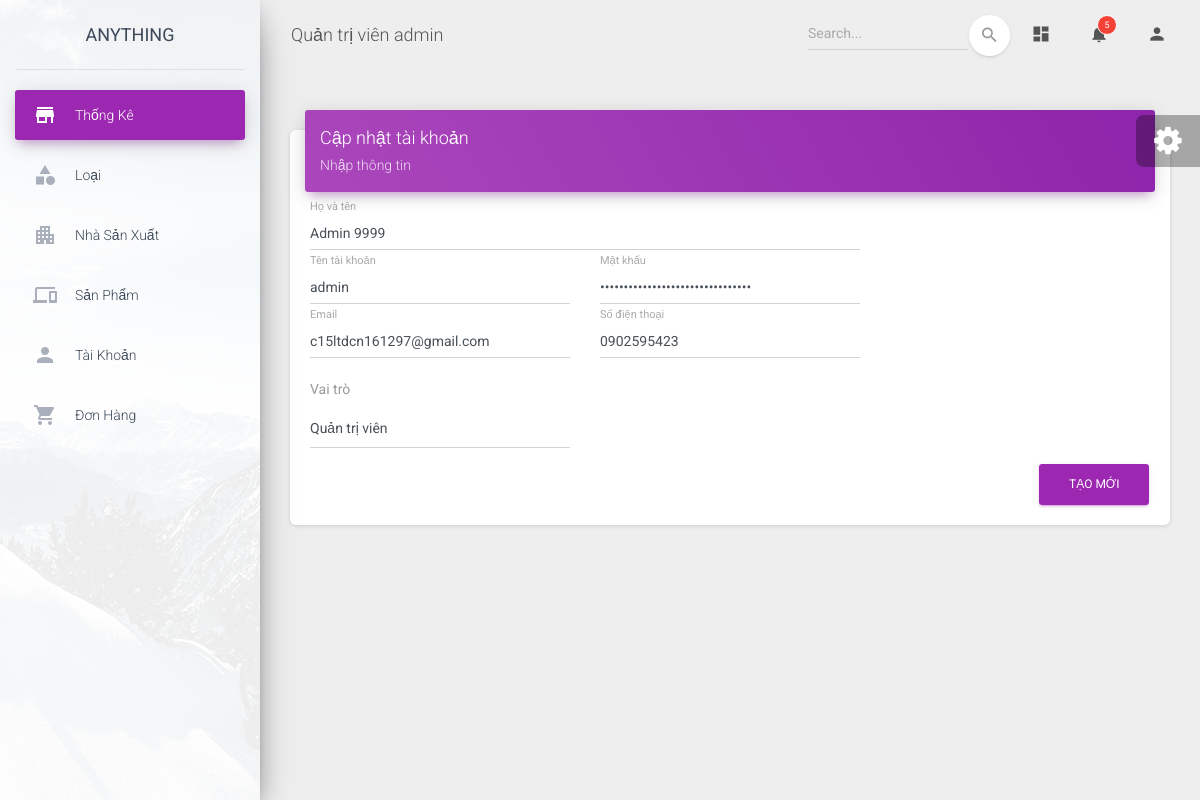
Screenshot of /admin/controller/index.php?ctrl=account&act=edit&id=1 (signed in) with the database file from the repository.
### tables this page shows
CREATE TABLE `account` (
  `id` int(11) NOT NULL,
  `user_name` varchar(25) NOT NULL,
  `pass_word` varchar(100) NOT NULL,
  `name` varchar(50) NOT NULL,
  `email` varchar(50) NOT NULL,
  `sdt` varchar(11) NOT NULL,
  `role` int(11) DEFAULT 0
);

### admin/model/connect.php (called while the page is built, shortened)
<?php
    class connect {
        var $db = null;
        function __construct () {
            $dsn = "mysql:host=localhost;dbname=anything";
            $user = 'root';
            $pass = '';
            $this->db = new PDO($dsn , $user, $pass,
                array(PDO::MYSQL_ATTR_INIT_COMMAND => "SET NAMES utf8"));
            $this->db->setAttribute(PDO::ATTR_ERRMODE,PDO::ERRMODE_EXCEPTION);
        }
        function getInstance ($select){
            $results = $this -> db -> query($select);
            $result = $results ->fetch();
            return $result;
        }
    }
?>

### admin/model/account.php (called while the page is built, shortened)
<?php
class account {
    public function getAccountbyId($id){
        $db = new connect();
        $strQuery = "select * from account where id=$id";
        $r = $db->getInstance($strQuery);
        return $r;
    }
}
?>

### admin/views/account/add.php (the view, shortened to what this page needs)
<div class="content">
    <div class="container-fluid">
        <div class="row">
            <div class="col-md-12">
                <div class="card">
                    <div class="card-header card-header-primary">
                        <h4 class="card-title">Cập nhật tài khoản</h4>
                        <p class="card-category">Nhập thông tin</p>
                    </div>
                    <div class="card-body">
                        <form method="post" action="">
                            <div class="row">
                                <div class="col-md-8">
                                    <div class="form-group">
                                        <label class="bmd-label-floating">Họ và tên </label>
                                        <input type="text" class="form-control" name="account_name"
                                            value="<?php if(isset($result)) echo $result[3];?>">
                                    </div>
                                </div>
                            </div>
                            <div class="row">
                                <div class="col-md-4">
                                    <div class="form-group">
                                        <label class="bmd-label-floating">Tên tài khoản</label>
                                        <input type="text" class="form-control" name="account_username"
                                            value="<?php if(isset($result)) echo $result[1];?>">
                                    </div>
                                </div>
                                <div class="col-md-4">
                                    <div class="form-group">
                                        <label class="bmd-label-floating">Mật khẩu</label>
                                        <input type="password" class="form-control" name="account_password"
                                            value="<?php if(isset($result)) echo $result[2];?>">
                                    </div>
                                </div>
                            </div>
                            <div class="row">
                                <div class="col-md-4">
                                    <div class="form-group">
                                        <label class="bmd-label-floating">Email</label>
                                        <input type="text" class="form-control" name="account_email"
                                            value="<?php if(isset($result)) echo $result[4];?>">
                                    </div>
                                </div>
                                <div class="col-md-4">
                                    <div class="form-group">
                                        <label class="bmd-label-floating">Số điện thoại</label>
                                        <input type="text" class="form-control" name="account_phone"
                                            value="<?php if(isset($result)) echo $result[5];?>">
                                    </div>
                                </div>
                            </div>
                            <div class="row">
                                <div class="col-md-4">
                                    <div class="form-group">
                                        <label class="bmd-label-floating">Vai trò</label>
                                        <select class="form-control" name="account_role" id="">
                                        <?php
                                            $selected1 = "";
                                            $selected0 = "";
                                            if(isset($result)){
                                                if($result[6] == 1){
                                                    $selected1 = "selected";
                                                }else $selected0 = "selected";
                                            };
                                            echo "<option value='1'".$selected1.">Quản trị viên</option>
                                            <option value='0'".$selected0.">Khách hàng</option>";
                                        ?>
                                        </select>
                                    </div>
                                </div>
                            </div>
                            <input type="submit" class="btn btn-primary pull-right" value="Tạo mới" name="buttonAdd">
                            <div class="clearfix"></div>
                        </form>
                    </div>
                </div>
            </div>
        </div>
    </div>
</div>

### rows the page displays
account: account_name "Admin 9999", account_username "admin", account_email "c15ltdcn161297@gmail.com", account_phone "0902595423"

### other values shown
$_SESSION['user'] "admin"
